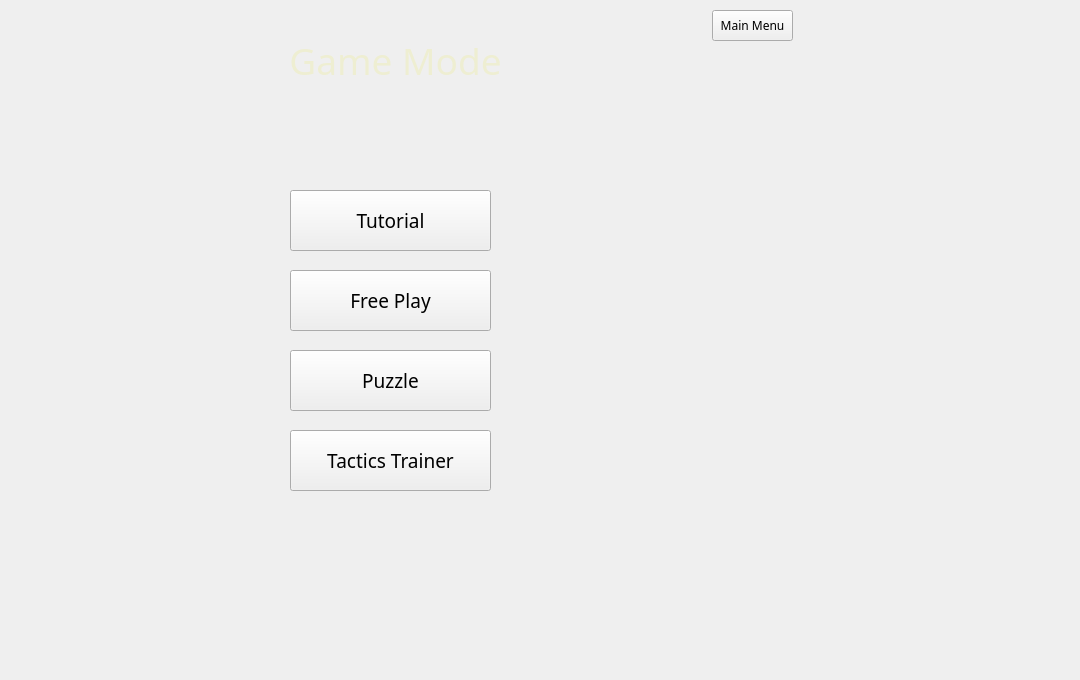
    <widget class="QWidget" name="GameplayPage">
     <property name="styleSheet">
      <string notr="true"/>
     </property>
     <widget class="QLabel" name="gameplayTitle">
      <property name="geometry">
       <rect>
        <x>240</x>
        <y>40</y>
        <width>311</width>
        <height>41</height>
       </rect>
      </property>
      <property name="font">
       <font>
        <family>Dubai Medium</family>
        <pointsize>28</pointsize>
        <bold>false</bold>
       </font>
      </property>
      <property name="styleSheet">
       <string notr="true">color: rgba(238,238,210,255)
</string>
      </property>
      <property name="text">
       <string>Game Mode</string>
      </property>
      <property name="alignment">
       <set>Qt::AlignCenter</set>
      </property>
     </widget>
     <widget class="QPushButton" name="gametomenuButton">
      <property name="geometry">
       <rect>
        <x>712</x>
        <y>10</y>
        <width>81</width>
        <height>31</height>
       </rect>
      </property>
      <property name="font">
       <font>
        <family>Dubai Medium</family>
       </font>
      </property>
      <property name="text">
       <string>Main Menu</string>
      </property>
     </widget>
     <widget class="QPushButton" name="tutorialButton">
      <property name="geometry">
       <rect>
        <x>290</x>
        <y>190</y>
        <width>201</width>
        <height>61</height>
       </rect>
      </property>
      <property name="font">
       <font>
        <family>Dubai Medium</family>
        <pointsize>14</pointsize>
       </font>
      </property>
      <property name="styleSheet">
       <string notr="true"/>
      </property>
      <property name="text">
       <string>Tutorial</string>
      </property>
     </widget>
     <widget class="QPushButton" name="freeplayButton">
      <property name="geometry">
       <rect>
        <x>290</x>
        <y>270</y>
        <width>201</width>
        <height>61</height>
       </rect>
      </property>
      <property name="font">
       <font>
        <family>Dubai Medium</family>
        <pointsize>14</pointsize>
       </font>
      </property>
      <property name="text">
       <string>Free Play</string>
      </property>
     </widget>
     <widget class="QPushButton" name="puzzleButton">
      <property name="geometry">
       <rect>
        <x>290</x>
        <y>350</y>
        <width>201</width>
        <height>61</height>
       </rect>
      </property>
      <property name="font">
       <font>
        <family>Dubai Medium</family>
        <pointsize>14</pointsize>
       </font>
      </property>
      <property name="text">
       <string>Puzzle</string>
      </property>
     </widget>
     <widget class="QPushButton" name="tacticsButton">
      <property name="geometry">
       <rect>
        <x>290</x>
        <y>430</y>
        <width>201</width>
        <height>61</height>
       </rect>
      </property>
      <property name="font">
       <font>
        <family>Dubai Medium</family>
        <pointsize>14</pointsize>
       </font>
      </property>
      <property name="text">
       <string>Tactics Trainer</string>
      </property>
     </widget>
     <widget class="QLabel" name="tutorialimage">
      <property name="geometry">
       <rect>
        <x>210</x>
        <y>190</y>
        <width>61</width>
        <height>61</height>
       </rect>
      </property>
      <property name="text">
       <string/>
      </property>
      <property name="scaledContents">
       <bool>true</bool>
      </property>
     </widget>
     <widget class="QLabel" name="freeplayimage">
      <property name="geometry">
       <rect>
        <x>210</x>
        <y>270</y>
        <width>61</width>
        <height>61</height>
       </rect>
      </property>
      <property name="text">
       <string/>
      </property>
      <property name="scaledContents">
       <bool>true</bool>
      </property>
     </widget>
     <widget class="QLabel" name="puzzleimage">
      <property name="geometry">
       <rect>
        <x>210</x>
        <y>350</y>
        <width>61</width>
        <height>61</height>
       </rect>
      </property>
      <property name="text">
       <string/>
      </property>
      <property name="scaledContents">
       <bool>true</bool>
      </property>
     </widget>
     <widget class="QLabel" name="tacticsimage">
      <property name="geometry">
       <rect>
        <x>210</x>
        <y>430</y>
        <width>61</width>
        <height>61</height>
       </rect>
      </property>
      <property name="text">
       <string/>
      </property>
      <property name="scaledContents">
       <bool>true</bool>
      </property>
     </widget>
     <widget class="QLabel" name="gameplayWallpaper">
      <property name="geometry">
       <rect>
        <x>-140</x>
        <y>-10</y>
        <width>1071</width>
        <height>671</height>
       </rect>
      </property>
      <property name="text">
       <string/>
      </property>
      <property name="scaledContents">
       <bool>true</bool>
      </property>
     </widget>
     <zorder>gameplayWallpaper</zorder>
     <zorder>gameplayTitle</zorder>
     <zorder>gametomenuButton</zorder>
     <zorder>tutorialButton</zorder>
     <zorder>freeplayButton</zorder>
     <zorder>puzzleButton</zorder>
     <zorder>tacticsButton</zorder>
     <zorder>tutorialimage</zorder>
     <zorder>freeplayimage</zorder>
     <zorder>puzzleimage</zorder>
     <zorder>tacticsimage</zorder>
    </widget>
